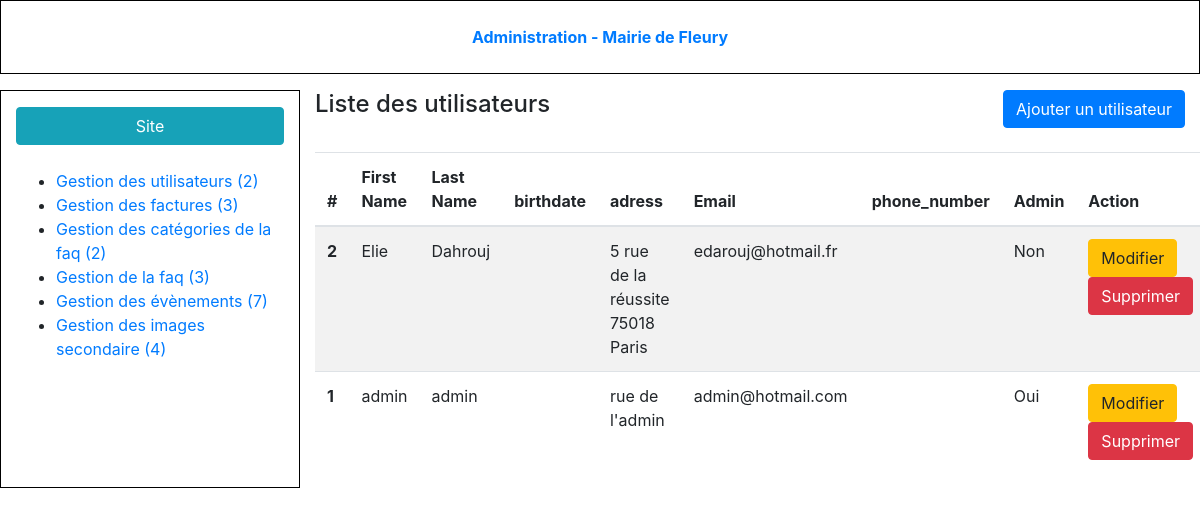
The app's page /admin/user-list.php (signed in) with its own data.
### tables this page shows
CREATE TABLE IF NOT EXISTS `user` (
  `id` int(11) NOT NULL AUTO_INCREMENT,
  `firstname` varchar(256) NOT NULL,
  `lastname` varchar(256) NOT NULL,
  `birthdate` date DEFAULT NULL,
  `adress` varchar(256) NOT NULL,
  `email` varchar(255) NOT NULL,
  `phone_number` int(12) DEFAULT NULL,
  `password` varchar(255) NOT NULL,
  `is_confirmed` int(1) NOT NULL DEFAULT '0',
  `is_admin` int(1) NOT NULL DEFAULT '0',
  PRIMARY KEY (`id`)
);

### admin/user-list.php (the view, shortened to what this page needs)
<?php
require_once '../tools/common.php';
$query = $db->query('SELECT * FROM user ORDER BY id DESC');
$users = $query->fetchall();
?>
<!DOCTYPE html>
<html>
	<head>
		<?php require 'partials/head_assets.php'; ?>
	</head>
	<body class="index-body">
		<div class="container-fluid">
			<?php require 'partials/header.php'; ?>
			<div class="row my-3 index-content">
				<?php require 'partials/nav.php'; ?>
				<section class="col-9">
					<header class="pb-4 d-flex justify-content-between">
						<h4>Liste des utilisateurs</h4>
						<a class="btn btn-primary" href="user-form.php">Ajouter un utilisateur</a>
					</header>
					<?php if($users): ?>
					<table class="table table-striped">
						<thead>
							<tr>
								<th>#</th>
								<th>First Name</th>
								<th>Last Name</th>
								<th>birthdate</th>
								<th>adress</th>
								<th>Email</th>
								<th>phone_number</th>
								<th>Admin</th>
								<th>Action</th>
							</tr>
						</thead>
						<tbody>
							<?php foreach($users as $user): ?>
							<tr>
								<th><?= htmlentities($user['id']); ?></th>
								<td><?= htmlentities($user['firstname']); ?></td>
								<td><?= htmlentities($user['lastname']); ?></td>
								<td><?= htmlentities($user['birthdate']); ?></td>
								<td><?= htmlentities($user['adress']); ?></td>
								<td><?= htmlentities($user['email']); ?></td>
								<td><?= htmlentities($user['phone_number']); ?></td>
								<td><?= $user['is_admin'] == 1 ? 'Oui' : 'Non' ?></td>
								<td>
									<a href="user-form.php?user_id=<?= $user['id']; ?>&action=edit" class="btn btn-warning">Modifier</a>
									<a onclick="return confirm('Are you sure?')" href="user-list.php?user_id=<?= $user['id']; ?>&action=delete" class="btn btn-danger">Supprimer</a>
								</td>
							</tr>
							<?php endforeach; ?>
						</tbody>
					</table>
					<?php else: ?>
						Aucun utilisateur enregistré.
					<?php endif; ?>
				</section>
			</div>
		</div>
	</body>
</html>

### records on screen
user: id "2", firstname "Elie", lastname "Dahrouj", adress "5 rue de la réussite 75018 Paris", email "edarouj@hotmail.fr", is_admin "Non"
user: id "1", firstname "admin", lastname "admin", adress "rue de l'admin", email "admin@hotmail.com", is_admin "Oui"

### other values on screen
$nbUsers "2"
$nbbill "3"
$nbCategories "2"
$nbfaq "3"
$nbArticles "7"
$nbImg "4"
